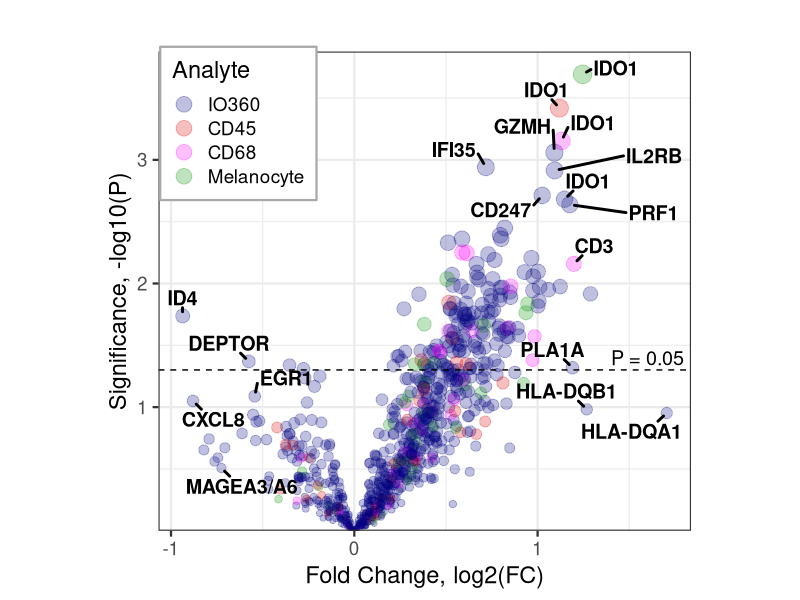

Recreate this plot in R. (Note: this script raises an error after producing the figure.)
##########################################
# Collaboration: TSCOL_0137
#   Senior PI: David Rimm
#   Lead Investigator: Ioannis Vathiotis
# Jason Reeves

# Copyright (C) 2020, NanoString Technologies, Inc.
#
# This program is free software: you can redistribute it and/or modify it under
# the terms of the GNU General Public License as published by the Free Software
# Foundation, either version 3 of the License, or (at your option) any later
# version.
#
# This program is distributed in the hope that it will be useful, but WITHOUT
# ANY WARRANTY; without even the implied warranty of MERCHANTABILITY or FITNESS
# FOR A PARTICULAR PURPOSE.  See the GNU General Public License for more
# details.
#
# You should have received a copy of the GNU General Public License along with
# this program.  If not, see https://www.gnu.org/licenses/.

# Inputs needed: graphing_adjusted_log2_expression_data_WITH DSP.xlsx
##########################################

##########################################
# Libraries
##########################################
library(readxl)
library(ggplot2)
library(ggrepel)
library(pheatmap)

##########################
#### Custom Functions ####

# mean_geo: compute the geometric mean of linear count data
mean_geo <- function(x,
                     na.rm=TRUE) {
  exp(sum(log(x[x > 0]), na.rm=na.rm) / length(x))
}

######################
#### Data Loading ####

#### 0.1: Load data ####
annot <- as.data.frame(read_xlsx(path = 'data/graphing_adjusted_log2_expression_data_WITH DSP.xlsx',
                                 sheet = 5))
targetannot <- as.data.frame(read_xlsx(path = 'data/graphing_adjusted_log2_expression_data_WITH DSP.xlsx',
                                       sheet = 6))
targetannot <- targetannot[,1:7]
data <- as.data.frame(read_xlsx(path = 'data/graphing_adjusted_log2_expression_data_WITH DSP.xlsx',
                                sheet = 2))
rownames(data) <- data$Target
data <- data[,-1]

#### 0.2: transform DSP data & update annotations ####
data[targetannot$Overall == 'DSP',] <- log2(data[targetannot$Overall == 'DSP',])
annot$Response.NS <- factor(annot$Response.NS, levels = c('NR','R'))
targetannot$run <- ifelse(grepl('2nd_run_', rownames(data)),'Run 2',
                          ifelse(targetannot$Overall == 'IO360',
                                 'Bulk','Run 1'))

#### 0.3: mean center expression from DSP runs ####
data_orig <- data
targetannot_orig <- targetannot
dsp_genes <- sort(targetannot$Gene[targetannot$run == 'Run 1' & targetannot$Source == 'CD45'])
for(comp in c('CD45','CD68','Melanocyte')) {
  mean_df <- matrix(data = NA, nrow = length(dsp_genes), ncol = ncol(data),
                    dimnames = list(row = dsp_genes, col = colnames(data)))
  for(g in dsp_genes) {
    r1 <- data[targetannot$Gene == g & targetannot$run == 'Run 1' & targetannot$Source == comp, ]
    r2 <- data[targetannot$Gene == g & targetannot$run == 'Run 2' & targetannot$Source == comp, ]
    rep_mean <- colMeans(rbind(r1, r2), na.rm = T)
    mean_df[g, ] <- rep_mean
  }
  rownames(mean_df) <- paste0('Mean_',dsp_genes,'_',comp)
  mean_ann <- targetannot[targetannot$Source == comp & targetannot$run == 'Run 1', ]
  mean_ann$run <- 'Mean DSP'
  mean_ann$Gene <- dsp_genes
  mean_ann$Target <- paste0('Mean_',dsp_genes,'_',comp)
  targetannot <- rbind(targetannot, mean_ann)
  data <- rbind(data, mean_df)
}

rm(list = c('mean_df','mean_ann','r1','r2','rep_mean'))

##############################################
#### Section 1: DE of IO 360 and DSP data ####

#### 1.1 Response Analysis (Univariate) ####
# build data tables and run univariate analysis
out_R <- data.frame(target = targetannot$Target)
out_R$pval <- unlist(apply(data, 1, function(x) {
  mod <- lm(formula = unlist(x) ~ annot$Response.NS)
  coef(summary(mod))[2,4]
}))
out_R$FC <- unlist(apply(data, 1, function(x) {
  mod <- lm(formula = unlist(x) ~ annot$Response.NS)
  coef(summary(mod))[2,1]
}))

# merge with annotations
out_R <- merge(out_R, targetannot, by.x = 1, by.y = 1)
out_R$Source <- factor(out_R$Source, levels = c('IO360','CD45','CD68','Melanocyte'))
# remove technical controls
out_R <- subset(out_R, !grepl('IgG', Gene))

#### 1.2 Graph Objective Response DE Results ####
OR_VP <- ggplot(subset(out_R, run %in% c('Bulk','Mean DSP')),
                aes(x = FC, y = -log10(pval),
                    color = Source, size = -log10(pval),
                    label = Gene)) +
  geom_point(alpha = 0.25) +
  theme_bw(base_size = 17) +
  labs(title = '', y = 'Significance, -log10(P)', x = 'Fold Change, log2(FC)') +
  scale_y_continuous(expand = expansion(mult = c(0, 0.05))) +
  geom_text_repel(data = subset(out_R, run %in% c('Bulk','Mean DSP') &
                                  (FC < -0.5 | FC > 1 | pval < 0.01)),
                  color = 'black', size = 5, fontface = 'bold',
                  segment.size = 1, box.padding = .45, min.segment.length = .1,
                  point.padding = .3) +
  scale_color_manual(values = c(CD45 = '#DD0000',
                                CD68 = '#FF00FF',
                                Melanocyte = '#009000',
                                IO360 = '#000080')) +
  guides(color = guide_legend(title = 'Analyte', override.aes = list(size = 5)), size = FALSE) +
  geom_hline(yintercept = -log10(0.05), lty = 'dashed', color = 'black') +
  annotate(geom = 'text', x = 1.6, y = 1.4, label = 'P = 0.05', size = 5) +
  theme(legend.position = c(0.15,0.85), aspect.ratio = 0.9,
        legend.background = element_rect(color = 'darkgray', fill = 'white'))

write.csv(out_R[which(out_R$FC<=0), ], file = 'output/negative_predictors.csv', row.names = FALSE)

#### 1.3 Save DE Results ####
dir.create("figs/")
dir.create("figs/tiff")
dir.create("figs/svg")
dir.create("figs/jpg")
ggsave(OR_VP, filename = 'figs/tiff/Figure3.tiff', width = 8, height = 8, dpi = 300)
ggsave(OR_VP, filename = 'figs/svg/Figure3.svg', width = 8, height = 8, dpi = 300)
ggsave(OR_VP, filename = 'figs/jpg/Figure3.jpg', width = 8, height = 8, dpi = 300)

#############################
#### 2.0 Correlation Map ####

#### 2.1: correlation heatmap of genes * genes ####
gene_cor <- cor(t(data[targetannot$run %in% c('Bulk','Mean DSP'), ]), method = 'spearman', use = 'complete')
gene_ann <- data.frame(Source = as.character(targetannot$Source)[targetannot$run %in% c('Bulk','Mean DSP')],
                       D = as.character(targetannot$run)[targetannot$run %in% c('Bulk','Mean DSP')])
gene_ann$Data <- ifelse(gene_ann$D == 'Bulk', 'Bulk RNA', 'GeoMx DSP')
rownames(gene_ann) <- rownames(gene_cor)
cor_heat <- pheatmap(gene_cor,
         annotation_col = gene_ann[,c('Data','Source')],
         show_rownames = F, show_colnames = F,
         clustering_method = 'average',
         annotation_colors = list(Data = c(`Bulk RNA` = '#000080',`GeoMx DSP` = '#F5C242'),
                                  Source = c(CD45 = '#DD0000', CD68 = '#FF00FF',
                                             IO360 = '#000080', Melanocyte = '#009000')))

#### 2.2: Save Files ####
tiff(filename = 'figs/tiff/Figure1.tiff', width = 8, height = 6, units = 'in', res = 300)
grid::grid.newpage()
grid::grid.draw(cor_heat$gtable)
dev.off()

jpeg(filename = 'figs/jpg/Figure1.jpg', width = 8, height = 6, units = 'in', res = 300)
grid::grid.newpage()
grid::grid.draw(cor_heat$gtable)
dev.off()

svg(filename = 'figs/svg/Figure1.svg', width = 8, height = 6)
grid::grid.newpage()
grid::grid.draw(cor_heat$gtable)
dev.off()

########################################
#### 3: Save Workspace Environments ####

out_Surv <- out_R
rm(list = c('comp','cor_heat','dsp_genes','g','gene_ann','gene_cor','mean_geo',
            'OR_VP','out_R','data_orig','targetannot_orig'))
save.image(file = 'data/TSCOL_0137_Initialized.Rdata')
